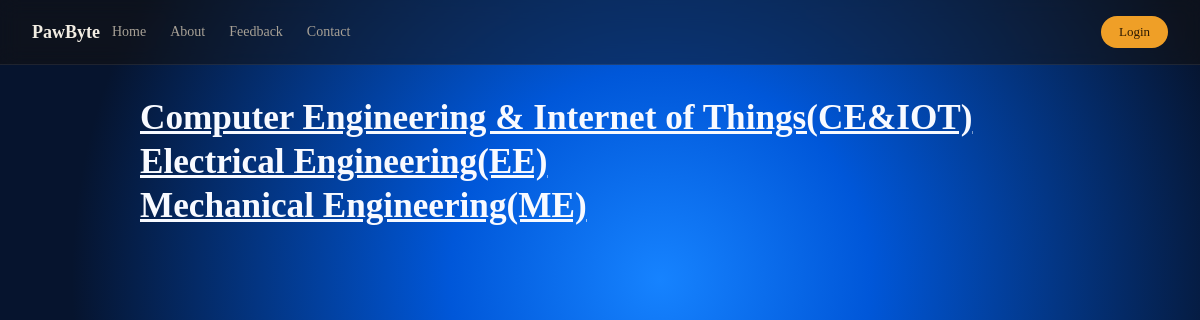
Page /exams/dept/ on the committed database.
### accounts/models.py (models this page shows)
class Departments(models.Model):
    name = models.CharField(max_length=255)
    code = models.CharField(max_length=24)
    def __str__(self):
        return f"{self.name}({self.code})"

### exams/views.py (the view)
# urls.py: path('dept/', views.departments, name="branch"),
def departments(request):
    branches = Departments.objects.all()
    return render(
        request,
        'exams/branchs.html',
        {
            "branches":branches
        }
    )

### exams/templates/exams/branchs.html (shortened to what this page needs)
{% extends 'layout.html' %}
{% block body %}
<section class="page">
{% for branch in branches %}
    <h1><a href="{% url 'exam:syllabus' branch.id %}">{{ branch }}</a></h1>
{% endfor %}
</section>
{% endblock %}

### static/css/main.css (style rules this page uses)
* { margin: 0; padding: 0; box-sizing: border-box; }
html { scroll-behavior: smooth; overflow-x: hidden; }
body { margin: 0; overflow-x: hidden; background: #06142E; background-image: radial-gradient( circle at 55% 35%, #1683FF 0%, #0057D9 25%, #06142E 70% ); background-attachment: fixed; background-size: cover; background-repeat: no-repeat; color: #F8FAFF; }
body { padding-top: 72px; }
.page { width: min(920px, 92%); margin: 0 auto 48px; padding: 24px 0 40px; }
.page h1, .page h1 a { font-size: clamp(1.4rem, 5vw, 2.2rem); line-height: 1.25; word-break: break-word; color: #F8FAFF; }
.page a { color: #f4bd32; }

### rows in the picture
Departments: name+code "Computer Engineering & Internet of Things(CE&IOT)"
Departments: name+code "Electrical Engineering(EE)"
Departments: name+code "Mechanical Engineering(ME)"
